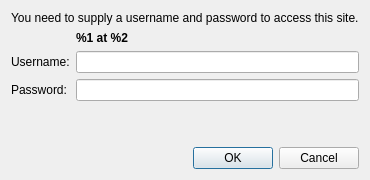
<?xml version="1.0" encoding="UTF-8"?>
<ui version="4.0">
 <class>QInstaller::ServerAuthenticationDialog</class>
 <widget class="QDialog" name="QInstaller::ServerAuthenticationDialog">
  <property name="windowTitle">
   <string>Server Requires Authentication</string>
  </property>
  <layout class="QGridLayout">
   <item row="0" column="0" colspan="2">
    <widget class="QLabel" name="label">
     <property name="text">
      <string>You need to supply a username and password to access this site.</string>
     </property>
     <property name="wordWrap">
      <bool>false</bool>
     </property>
    </widget>
   </item>
   <item row="2" column="0">
    <widget class="QLabel" name="label_2">
     <property name="text">
      <string>Username:</string>
     </property>
    </widget>
   </item>
   <item row="2" column="1">
    <widget class="QLineEdit" name="userEdit"/>
   </item>
   <item row="3" column="0">
    <widget class="QLabel" name="label_3">
     <property name="text">
      <string>Password:</string>
     </property>
    </widget>
   </item>
   <item row="3" column="1">
    <widget class="QLineEdit" name="passwordEdit">
     <property name="echoMode">
      <enum>QLineEdit::Password</enum>
     </property>
    </widget>
   </item>
   <item row="5" column="0" colspan="2">
    <widget class="QDialogButtonBox" name="buttonBox">
     <property name="orientation">
      <enum>Qt::Horizontal</enum>
     </property>
     <property name="standardButtons">
      <set>QDialogButtonBox::Cancel|QDialogButtonBox::Ok</set>
     </property>
    </widget>
   </item>
   <item row="1" column="0">
    <widget class="QLabel" name="label_4">
     <property name="text">
      <string/>
     </property>
    </widget>
   </item>
   <item row="1" column="1">
    <widget class="QLabel" name="siteDescription">
     <property name="font">
      <font>
       <bold>true</bold>
      </font>
     </property>
     <property name="text">
      <string>%1 at %2</string>
     </property>
     <property name="wordWrap">
      <bool>true</bool>
     </property>
    </widget>
   </item>
   <item row="4" column="0">
    <spacer>
     <property name="orientation">
      <enum>Qt::Vertical</enum>
     </property>
     <property name="sizeHint" stdset="0">
      <size>
       <width>20</width>
       <height>40</height>
      </size>
     </property>
    </spacer>
   </item>
  </layout>
 </widget>
 <resources/>
 <connections>
  <connection>
   <sender>buttonBox</sender>
   <signal>accepted()</signal>
   <receiver>QInstaller::ServerAuthenticationDialog</receiver>
   <slot>accept()</slot>
   <hints>
    <hint type="sourcelabel">
     <x>165</x>
     <y>116</y>
    </hint>
    <hint type="destinationlabel">
     <x>165</x>
     <y>68</y>
    </hint>
   </hints>
  </connection>
  <connection>
   <sender>buttonBox</sender>
   <signal>rejected()</signal>
   <receiver>QInstaller::ServerAuthenticationDialog</receiver>
   <slot>reject()</slot>
   <hints>
    <hint type="sourcelabel">
     <x>165</x>
     <y>116</y>
    </hint>
    <hint type="destinationlabel">
     <x>165</x>
     <y>68</y>
    </hint>
   </hints>
  </connection>
 </connections>
</ui>
